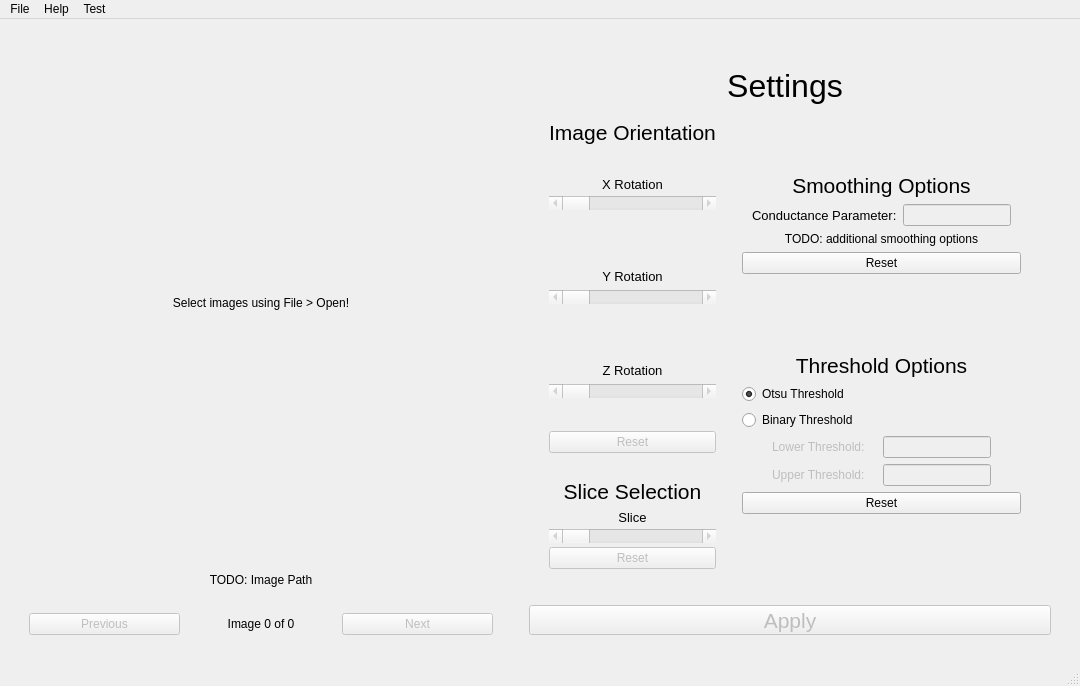
<?xml version="1.0" encoding="UTF-8"?>
<ui version="4.0">
 <class>MainWindow</class>
 <widget class="QMainWindow" name="MainWindow">
  <property name="geometry">
   <rect>
    <x>0</x>
    <y>0</y>
    <width>1080</width>
    <height>686</height>
   </rect>
  </property>
  <property name="windowTitle">
   <string>MainWindow</string>
  </property>
  <widget class="QWidget" name="centralwidget">
   <layout class="QHBoxLayout" name="horizontalLayout">
    <item>
     <layout class="QVBoxLayout" name="image_container" stretch="1,0,0,0,1">
      <property name="sizeConstraint">
       <enum>QLayout::SetDefaultConstraint</enum>
      </property>
      <property name="leftMargin">
       <number>20</number>
      </property>
      <property name="topMargin">
       <number>20</number>
      </property>
      <property name="rightMargin">
       <number>10</number>
      </property>
      <property name="bottomMargin">
       <number>20</number>
      </property>
      <item>
       <widget class="QLabel" name="image">
        <property name="enabled">
         <bool>true</bool>
        </property>
        <property name="minimumSize">
         <size>
          <width>0</width>
          <height>500</height>
         </size>
        </property>
        <property name="statusTip">
         <string>Image path is displayed here.</string>
        </property>
        <property name="text">
         <string>Select images using File &gt; Open!</string>
        </property>
        <property name="scaledContents">
         <bool>true</bool>
        </property>
        <property name="alignment">
         <set>Qt::AlignCenter</set>
        </property>
       </widget>
      </item>
      <item>
       <spacer name="verticalSpacer_12">
        <property name="orientation">
         <enum>Qt::Vertical</enum>
        </property>
        <property name="sizeType">
         <enum>QSizePolicy::Fixed</enum>
        </property>
        <property name="sizeHint" stdset="0">
         <size>
          <width>20</width>
          <height>10</height>
         </size>
        </property>
       </spacer>
      </item>
      <item>
       <widget class="QLabel" name="label_3">
        <property name="text">
         <string>TODO: Image Path</string>
        </property>
        <property name="alignment">
         <set>Qt::AlignCenter</set>
        </property>
       </widget>
      </item>
      <item>
       <spacer name="verticalSpacer_13">
        <property name="orientation">
         <enum>Qt::Vertical</enum>
        </property>
        <property name="sizeType">
         <enum>QSizePolicy::Fixed</enum>
        </property>
        <property name="sizeHint" stdset="0">
         <size>
          <width>20</width>
          <height>20</height>
         </size>
        </property>
       </spacer>
      </item>
      <item>
       <layout class="QHBoxLayout" name="horizontalLayout_2">
        <item>
         <widget class="QPushButton" name="previous_button">
          <property name="enabled">
           <bool>false</bool>
          </property>
          <property name="cursor">
           <cursorShape>OpenHandCursor</cursorShape>
          </property>
          <property name="statusTip">
           <string>Previous image.</string>
          </property>
          <property name="text">
           <string>Previous</string>
          </property>
         </widget>
        </item>
        <item>
         <widget class="QLabel" name="image_num_label">
          <property name="enabled">
           <bool>true</bool>
          </property>
          <property name="text">
           <string>Image 0 of 0</string>
          </property>
          <property name="alignment">
           <set>Qt::AlignCenter</set>
          </property>
         </widget>
        </item>
        <item>
         <widget class="QPushButton" name="next_button">
          <property name="enabled">
           <bool>false</bool>
          </property>
          <property name="cursor">
           <cursorShape>OpenHandCursor</cursorShape>
          </property>
          <property name="statusTip">
           <string>Next image.</string>
          </property>
          <property name="text">
           <string>Next</string>
          </property>
         </widget>
        </item>
       </layout>
      </item>
     </layout>
    </item>
    <item>
     <layout class="QVBoxLayout" name="settings_container">
      <property name="leftMargin">
       <number>20</number>
      </property>
      <property name="topMargin">
       <number>20</number>
      </property>
      <property name="rightMargin">
       <number>20</number>
      </property>
      <property name="bottomMargin">
       <number>20</number>
      </property>
      <item>
       <layout class="QHBoxLayout" name="settings">
        <item>
         <layout class="QVBoxLayout" name="verticalLayout_2">
          <property name="leftMargin">
           <number>10</number>
          </property>
          <property name="topMargin">
           <number>20</number>
          </property>
          <property name="rightMargin">
           <number>20</number>
          </property>
          <property name="bottomMargin">
           <number>20</number>
          </property>
          <item>
           <widget class="QLabel" name="label_6">
            <property name="sizePolicy">
             <sizepolicy hsizetype="Preferred" vsizetype="Fixed">
              <horstretch>0</horstretch>
              <verstretch>0</verstretch>
             </sizepolicy>
            </property>
            <property name="font">
             <font>
              <pointsize>24</pointsize>
              <weight>50</weight>
              <bold>false</bold>
             </font>
            </property>
            <property name="text">
             <string>Settings</string>
            </property>
            <property name="alignment">
             <set>Qt::AlignCenter</set>
            </property>
           </widget>
          </item>
          <item>
           <layout class="QHBoxLayout" name="horizontalLayout_3">
            <item>
             <layout class="QVBoxLayout" name="verticalLayout_12">
              <item>
               <layout class="QVBoxLayout" name="image_orientation">
                <property name="leftMargin">
                 <number>10</number>
                </property>
                <property name="topMargin">
                 <number>10</number>
                </property>
                <property name="rightMargin">
                 <number>10</number>
                </property>
                <property name="bottomMargin">
                 <number>10</number>
                </property>
                <item>
                 <widget class="QLabel" name="label_2">
                  <property name="font">
                   <font>
                    <pointsize>16</pointsize>
                   </font>
                  </property>
                  <property name="text">
                   <string>Image Orientation</string>
                  </property>
                  <property name="alignment">
                   <set>Qt::AlignCenter</set>
                  </property>
                 </widget>
                </item>
                <item>
                 <layout class="QVBoxLayout" name="x_rotation" stretch="0,1,1,0">
                  <property name="spacing">
                   <number>4</number>
                  </property>
                  <property name="leftMargin">
                   <number>0</number>
                  </property>
                  <item>
                   <spacer name="verticalSpacer_8">
                    <property name="orientation">
                     <enum>Qt::Vertical</enum>
                    </property>
                    <property name="sizeHint" stdset="0">
                     <size>
                      <width>20</width>
                      <height>40</height>
                     </size>
                    </property>
                   </spacer>
                  </item>
                  <item>
                   <widget class="QLabel" name="x_rotation_label">
                    <property name="enabled">
                     <bool>true</bool>
                    </property>
                    <property name="font">
                     <font>
                      <pointsize>10</pointsize>
                     </font>
                    </property>
                    <property name="text">
                     <string>X Rotation</string>
                    </property>
                    <property name="alignment">
                     <set>Qt::AlignCenter</set>
                    </property>
                   </widget>
                  </item>
                  <item>
                   <widget class="QScrollBar" name="x_slider">
                    <property name="enabled">
                     <bool>false</bool>
                    </property>
                    <property name="cursor">
                     <cursorShape>ClosedHandCursor</cursorShape>
                    </property>
                    <property name="statusTip">
                     <string>Control X rotation value.</string>
                    </property>
                    <property name="maximum">
                     <number>180</number>
                    </property>
                    <property name="orientation">
                     <enum>Qt::Horizontal</enum>
                    </property>
                   </widget>
                  </item>
                  <item>
                   <spacer name="verticalSpacer_7">
                    <property name="orientation">
                     <enum>Qt::Vertical</enum>
                    </property>
                    <property name="sizeHint" stdset="0">
                     <size>
                      <width>20</width>
                      <height>40</height>
                     </size>
                    </property>
                   </spacer>
                  </item>
                 </layout>
                </item>
                <item>
                 <layout class="QVBoxLayout" name="y_rotation" stretch="0,1,1,0">
                  <item>
                   <spacer name="verticalSpacer_6">
                    <property name="orientation">
                     <enum>Qt::Vertical</enum>
                    </property>
                    <property name="sizeHint" stdset="0">
                     <size>
                      <width>20</width>
                      <height>40</height>
                     </size>
                    </property>
                   </spacer>
                  </item>
                  <item>
                   <widget class="QLabel" name="y_rotation_label">
                    <property name="enabled">
                     <bool>true</bool>
                    </property>
                    <property name="font">
                     <font>
                      <pointsize>10</pointsize>
                     </font>
                    </property>
                    <property name="text">
                     <string>Y Rotation</string>
                    </property>
                    <property name="alignment">
                     <set>Qt::AlignCenter</set>
                    </property>
                   </widget>
                  </item>
                  <item>
                   <widget class="QScrollBar" name="y_slider">
                    <property name="enabled">
                     <bool>false</bool>
                    </property>
                    <property name="cursor">
                     <cursorShape>ClosedHandCursor</cursorShape>
                    </property>
                    <property name="statusTip">
                     <string>Control Y rotation value.</string>
                    </property>
                    <property name="maximum">
                     <number>180</number>
                    </property>
                    <property name="orientation">
                     <enum>Qt::Horizontal</enum>
                    </property>
                   </widget>
                  </item>
                  <item>
                   <spacer name="verticalSpacer_5">
                    <property name="orientation">
                     <enum>Qt::Vertical</enum>
                    </property>
                    <property name="sizeHint" stdset="0">
                     <size>
                      <width>20</width>
                      <height>40</height>
                     </size>
                    </property>
                   </spacer>
                  </item>
                 </layout>
                </item>
                <item>
                 <layout class="QVBoxLayout" name="z_rotation" stretch="0,1,1,0">
                  <item>
                   <spacer name="verticalSpacer_4">
                    <property name="orientation">
                     <enum>Qt::Vertical</enum>
                    </property>
                    <property name="sizeHint" stdset="0">
                     <size>
                      <width>20</width>
                      <height>40</height>
                     </size>
                    </property>
                   </spacer>
                  </item>
                  <item>
                   <widget class="QLabel" name="z_rotation_label">
                    <property name="enabled">
                     <bool>true</bool>
                    </property>
                    <property name="font">
                     <font>
                      <pointsize>10</pointsize>
                     </font>
                    </property>
                    <property name="text">
                     <string>Z Rotation</string>
                    </property>
                    <property name="alignment">
                     <set>Qt::AlignCenter</set>
                    </property>
                   </widget>
                  </item>
                  <item>
                   <widget class="QScrollBar" name="z_slider">
                    <property name="enabled">
                     <bool>false</bool>
                    </property>
                    <property name="cursor">
                     <cursorShape>ClosedHandCursor</cursorShape>
                    </property>
                    <property name="statusTip">
                     <string>Control Z rotation value.</string>
                    </property>
                    <property name="maximum">
                     <number>180</number>
                    </property>
                    <property name="orientation">
                     <enum>Qt::Horizontal</enum>
                    </property>
                   </widget>
                  </item>
                  <item>
                   <spacer name="verticalSpacer_3">
                    <property name="orientation">
                     <enum>Qt::Vertical</enum>
                    </property>
                    <property name="sizeHint" stdset="0">
                     <size>
                      <width>20</width>
                      <height>40</height>
                     </size>
                    </property>
                   </spacer>
                  </item>
                 </layout>
                </item>
                <item>
                 <widget class="QPushButton" name="reset_button">
                  <property name="enabled">
                   <bool>false</bool>
                  </property>
                  <property name="cursor">
                   <cursorShape>OpenHandCursor</cursorShape>
                  </property>
                  <property name="statusTip">
                   <string>Reset rotation and slice values to 0 (default) for the current image.</string>
                  </property>
                  <property name="text">
                   <string>Reset</string>
                  </property>
                 </widget>
                </item>
               </layout>
              </item>
              <item>
               <layout class="QVBoxLayout" name="verticalLayout_20">
                <property name="leftMargin">
                 <number>10</number>
                </property>
                <property name="topMargin">
                 <number>10</number>
                </property>
                <property name="rightMargin">
                 <number>10</number>
                </property>
                <property name="bottomMargin">
                 <number>10</number>
                </property>
                <item>
                 <widget class="QLabel" name="label">
                  <property name="sizePolicy">
                   <sizepolicy hsizetype="Preferred" vsizetype="Preferred">
                    <horstretch>0</horstretch>
                    <verstretch>0</verstretch>
                   </sizepolicy>
                  </property>
                  <property name="font">
                   <font>
                    <pointsize>16</pointsize>
                   </font>
                  </property>
                  <property name="text">
                   <string>Slice Selection</string>
                  </property>
                  <property name="alignment">
                   <set>Qt::AlignCenter</set>
                  </property>
                 </widget>
                </item>
                <item>
                 <layout class="QVBoxLayout" name="slice_selection" stretch="0,0,1,0,0">
                  <property name="spacing">
                   <number>4</number>
                  </property>
                  <property name="leftMargin">
                   <number>0</number>
                  </property>
                  <item>
                   <spacer name="verticalSpacer_2">
                    <property name="orientation">
                     <enum>Qt::Vertical</enum>
                    </property>
                    <property name="sizeHint" stdset="0">
                     <size>
                      <width>20</width>
                      <height>40</height>
                     </size>
                    </property>
                   </spacer>
                  </item>
                  <item>
                   <widget class="QLabel" name="slice_num_label">
                    <property name="enabled">
                     <bool>true</bool>
                    </property>
                    <property name="font">
                     <font>
                      <pointsize>10</pointsize>
                     </font>
                    </property>
                    <property name="text">
                     <string>Slice</string>
                    </property>
                    <property name="alignment">
                     <set>Qt::AlignCenter</set>
                    </property>
                   </widget>
                  </item>
                  <item>
                   <widget class="QScrollBar" name="slice_slider">
                    <property name="enabled">
                     <bool>false</bool>
                    </property>
                    <property name="sizePolicy">
                     <sizepolicy hsizetype="Minimum" vsizetype="Fixed">
                      <horstretch>0</horstretch>
                      <verstretch>0</verstretch>
                     </sizepolicy>
                    </property>
                    <property name="cursor">
                     <cursorShape>ClosedHandCursor</cursorShape>
                    </property>
                    <property name="statusTip">
                     <string>Control slice number.</string>
                    </property>
                    <property name="maximum">
                     <number>180</number>
                    </property>
                    <property name="orientation">
                     <enum>Qt::Horizontal</enum>
                    </property>
                   </widget>
                  </item>
                  <item>
                   <spacer name="verticalSpacer">
                    <property name="orientation">
                     <enum>Qt::Vertical</enum>
                    </property>
                    <property name="sizeHint" stdset="0">
                     <size>
                      <width>20</width>
                      <height>40</height>
                     </size>
                    </property>
                   </spacer>
                  </item>
                  <item>
                   <widget class="QPushButton" name="pushButton">
                    <property name="enabled">
                     <bool>false</bool>
                    </property>
                    <property name="text">
                     <string>Reset</string>
                    </property>
                   </widget>
                  </item>
                 </layout>
                </item>
               </layout>
              </item>
             </layout>
            </item>
            <item>
             <layout class="QVBoxLayout" name="verticalLayout_4">
              <item>
               <layout class="QVBoxLayout" name="verticalLayout_5">
                <property name="leftMargin">
                 <number>10</number>
                </property>
                <property name="topMargin">
                 <number>10</number>
                </property>
                <property name="rightMargin">
                 <number>10</number>
                </property>
                <property name="bottomMargin">
                 <number>10</number>
                </property>
                <item>
                 <widget class="QLabel" name="label_4">
                  <property name="sizePolicy">
                   <sizepolicy hsizetype="Preferred" vsizetype="Fixed">
                    <horstretch>0</horstretch>
                    <verstretch>0</verstretch>
                   </sizepolicy>
                  </property>
                  <property name="font">
                   <font>
                    <pointsize>16</pointsize>
                   </font>
                  </property>
                  <property name="text">
                   <string>Smoothing Options</string>
                  </property>
                  <property name="alignment">
                   <set>Qt::AlignCenter</set>
                  </property>
                 </widget>
                </item>
                <item>
                 <layout class="QHBoxLayout" name="horizontalLayout_4">
                  <property name="sizeConstraint">
                   <enum>QLayout::SetDefaultConstraint</enum>
                  </property>
                  <property name="leftMargin">
                   <number>10</number>
                  </property>
                  <property name="rightMargin">
                   <number>10</number>
                  </property>
                  <item>
                   <widget class="QLabel" name="label_7">
                    <property name="enabled">
                     <bool>true</bool>
                    </property>
                    <property name="font">
                     <font>
                      <pointsize>10</pointsize>
                     </font>
                    </property>
                    <property name="text">
                     <string>Conductance Parameter:</string>
                    </property>
                    <property name="margin">
                     <number>10</number>
                    </property>
                   </widget>
                  </item>
                  <item>
                   <widget class="QLineEdit" name="lineEdit">
                    <property name="enabled">
                     <bool>false</bool>
                    </property>
                    <property name="sizePolicy">
                     <sizepolicy hsizetype="Fixed" vsizetype="Fixed">
                      <horstretch>0</horstretch>
                      <verstretch>0</verstretch>
                     </sizepolicy>
                    </property>
                    <property name="minimumSize">
                     <size>
                      <width>25</width>
                      <height>0</height>
                     </size>
                    </property>
                   </widget>
                  </item>
                 </layout>
                </item>
                <item>
                 <widget class="QLabel" name="label_8">
                  <property name="sizePolicy">
                   <sizepolicy hsizetype="Preferred" vsizetype="Fixed">
                    <horstretch>0</horstretch>
                    <verstretch>0</verstretch>
                   </sizepolicy>
                  </property>
                  <property name="text">
                   <string>TODO: additional smoothing options</string>
                  </property>
                  <property name="alignment">
                   <set>Qt::AlignCenter</set>
                  </property>
                 </widget>
                </item>
                <item>
                 <widget class="QPushButton" name="pushButton_2">
                  <property name="text">
                   <string>Reset</string>
                  </property>
                 </widget>
                </item>
               </layout>
              </item>
              <item>
               <layout class="QVBoxLayout" name="verticalLayout_6">
                <property name="leftMargin">
                 <number>10</number>
                </property>
                <property name="topMargin">
                 <number>10</number>
                </property>
                <property name="rightMargin">
                 <number>10</number>
                </property>
                <property name="bottomMargin">
                 <number>10</number>
                </property>
                <item>
                 <widget class="QLabel" name="label_5">
                  <property name="sizePolicy">
                   <sizepolicy hsizetype="Preferred" vsizetype="Fixed">
                    <horstretch>0</horstretch>
                    <verstretch>0</verstretch>
                   </sizepolicy>
                  </property>
                  <property name="font">
                   <font>
                    <pointsize>16</pointsize>
                   </font>
                  </property>
                  <property name="text">
                   <string>Threshold Options</string>
                  </property>
                  <property name="alignment">
                   <set>Qt::AlignCenter</set>
                  </property>
                 </widget>
                </item>
                <item>
                 <widget class="QRadioButton" name="radioButton">
                  <property name="enabled">
                   <bool>true</bool>
                  </property>
                  <property name="cursor">
                   <cursorShape>ArrowCursor</cursorShape>
                  </property>
                  <property name="text">
                   <string>Otsu Threshold</string>
                  </property>
                  <property name="checked">
                   <bool>true</bool>
                  </property>
                 </widget>
                </item>
                <item>
                 <widget class="QRadioButton" name="radioButton_2">
                  <property name="enabled">
                   <bool>true</bool>
                  </property>
                  <property name="text">
                   <string>Binary Threshold</string>
                  </property>
                 </widget>
                </item>
                <item>
                 <layout class="QVBoxLayout" name="verticalLayout_8">
                  <property name="leftMargin">
                   <number>30</number>
                  </property>
                  <property name="rightMargin">
                   <number>30</number>
                  </property>
                  <item>
                   <layout class="QHBoxLayout" name="horizontalLayout_5">
                    <item>
                     <widget class="QLabel" name="label_9">
                      <property name="enabled">
                       <bool>false</bool>
                      </property>
                      <property name="text">
                       <string>Lower Threshold:</string>
                      </property>
                     </widget>
                    </item>
                    <item>
                     <widget class="QLineEdit" name="lineEdit_2">
                      <property name="enabled">
                       <bool>false</bool>
                      </property>
                      <property name="sizePolicy">
                       <sizepolicy hsizetype="Fixed" vsizetype="Fixed">
                        <horstretch>0</horstretch>
                        <verstretch>0</verstretch>
                       </sizepolicy>
                      </property>
                      <property name="minimumSize">
                       <size>
                        <width>25</width>
                        <height>0</height>
                       </size>
                      </property>
                     </widget>
                    </item>
                   </layout>
                  </item>
                  <item>
                   <layout class="QHBoxLayout" name="horizontalLayout_6">
                    <item>
                     <widget class="QLabel" name="label_10">
                      <property name="enabled">
                       <bool>false</bool>
                      </property>
                      <property name="text">
                       <string>Upper Threshold:</string>
                      </property>
                     </widget>
                    </item>
                    <item>
                     <widget class="QLineEdit" name="lineEdit_3">
                      <property name="enabled">
                       <bool>false</bool>
                      </property>
                      <property name="sizePolicy">
                       <sizepolicy hsizetype="Fixed" vsizetype="Fixed">
                        <horstretch>0</horstretch>
                        <verstretch>0</verstretch>
                       </sizepolicy>
                      </property>
                      <property name="minimumSize">
                       <size>
                        <width>25</width>
                        <height>0</height>
                       </size>
                      </property>
                     </widget>
                    </item>
                   </layout>
                  </item>
                 </layout>
                </item>
                <item>
                 <widget class="QPushButton" name="pushButton_3">
                  <property name="text">
                   <string>Reset</string>
                  </property>
                 </widget>
                </item>
               </layout>
              </item>
             </layout>
            </item>
           </layout>
          </item>
         </layout>
        </item>
       </layout>
      </item>
      <item>
       <widget class="QPushButton" name="apply_button">
        <property name="enabled">
         <bool>false</bool>
        </property>
        <property name="sizePolicy">
         <sizepolicy hsizetype="Minimum" vsizetype="Fixed">
          <horstretch>0</horstretch>
          <verstretch>0</verstretch>
         </sizepolicy>
        </property>
        <property name="minimumSize">
         <size>
          <width>0</width>
          <height>30</height>
         </size>
        </property>
        <property name="font">
         <font>
          <pointsize>16</pointsize>
         </font>
        </property>
        <property name="cursor">
         <cursorShape>OpenHandCursor</cursorShape>
        </property>
        <property name="statusTip">
         <string>Compute circumference using current settings.</string>
        </property>
        <property name="text">
         <string>Apply</string>
        </property>
       </widget>
      </item>
     </layout>
    </item>
   </layout>
  </widget>
  <widget class="QMenuBar" name="menubar">
   <property name="geometry">
    <rect>
     <x>0</x>
     <y>0</y>
     <width>1080</width>
     <height>18</height>
    </rect>
   </property>
   <property name="nativeMenuBar">
    <bool>false</bool>
   </property>
   <widget class="QMenu" name="menu_file">
    <property name="title">
     <string>File</string>
    </property>
    <widget class="QMenu" name="action_export">
     <property name="toolTip">
      <string extracomment="Export slice data to CSV or to image format.">Export slice data to CSV or to image format.</string>
     </property>
     <property name="statusTip">
      <string extracomment="Export slice data to CSV or to image format.">Export slice data to CSV or to image format.</string>
     </property>
     <property name="title">
      <string>Export</string>
     </property>
     <addaction name="action_export_csv"/>
     <addaction name="separator"/>
     <addaction name="action_export_png"/>
     <addaction name="action_export_jpg"/>
     <addaction name="action_export_bmp"/>
     <addaction name="action_export_ppm"/>
     <addaction name="action_export_xbm"/>
     <addaction name="action_export_xpm"/>
    </widget>
    <addaction name="action_open"/>
    <addaction name="action_add_images"/>
    <addaction name="action_remove_image"/>
    <addaction name="action_export"/>
    <addaction name="action_exit"/>
   </widget>
   <widget class="QMenu" name="menu_help">
    <property name="title">
     <string>Help</string>
    </property>
    <addaction name="action_github"/>
    <addaction name="action_documentation"/>
   </widget>
   <widget class="QMenu" name="menuTest">
    <property name="title">
     <string>Test</string>
    </property>
    <addaction name="action_test_show_resource"/>
   </widget>
   <addaction name="menu_file"/>
   <addaction name="menu_help"/>
   <addaction name="menuTest"/>
  </widget>
  <widget class="QStatusBar" name="statusbar"/>
  <action name="action_documentation">
   <property name="text">
    <string>Documentation</string>
   </property>
   <property name="statusTip">
    <string>Open documentation website in web browser.</string>
   </property>
   <property name="shortcut">
    <string>Ctrl+D</string>
   </property>
  </action>
  <action name="action_exit">
   <property name="text">
    <string>Exit</string>
   </property>
   <property name="statusTip">
    <string>Exit.</string>
   </property>
   <property name="shortcut">
    <string>Ctrl+W</string>
   </property>
  </action>
  <action name="action_open">
   <property name="text">
    <string>Open</string>
   </property>
   <property name="statusTip">
    <string>Select file(s) to be opened in .nrrd, .nii.gz, or .nii.gz formats.</string>
   </property>
   <property name="shortcut">
    <string>Ctrl+O</string>
   </property>
  </action>
  <action name="action_add_images">
   <property name="text">
    <string>Add Images</string>
   </property>
   <property name="statusTip">
    <string>Add image(s) to the end of the list. No duplicates.</string>
   </property>
   <property name="shortcut">
    <string>Ctrl+A</string>
   </property>
  </action>
  <action name="action_remove_image">
   <property name="enabled">
    <bool>false</bool>
   </property>
   <property name="text">
    <string>Remove Image</string>
   </property>
   <property name="toolTip">
    <string>Remove currently loaded image from the list. Does not delete the file from disk.</string>
   </property>
   <property name="statusTip">
    <string>Remove currently loaded image from the list. Does not delete the file from disk.</string>
   </property>
   <property name="shortcut">
    <string>Ctrl+R</string>
   </property>
  </action>
  <action name="action_export_png">
   <property name="enabled">
    <bool>false</bool>
   </property>
   <property name="text">
    <string>PNG</string>
   </property>
   <property name="toolTip">
    <string extracomment="Export slice as PNG.">Export slice as PNG.</string>
   </property>
   <property name="statusTip">
    <string extracomment="Export slice as PNG.">Export slice as PNG.</string>
   </property>
   <property name="shortcut">
    <string>Ctrl+P</string>
   </property>
  </action>
  <action name="action_export_jpg">
   <property name="enabled">
    <bool>false</bool>
   </property>
   <property name="text">
    <string>JPG</string>
   </property>
   <property name="toolTip">
    <string extracomment="Export slice as JPG.">Export slice as JPG.</string>
   </property>
   <property name="statusTip">
    <string extracomment="Export slice as JPG.">Export slice as JPG.</string>
   </property>
   <property name="shortcut">
    <string>Ctrl+J</string>
   </property>
  </action>
  <action name="action_export_csv">
   <property name="enabled">
    <bool>false</bool>
   </property>
   <property name="text">
    <string>CSV</string>
   </property>
   <property name="toolTip">
    <string extracomment="Click Apply to enable this option.">Click Apply to enable this option.</string>
   </property>
   <property name="statusTip">
    <string extracomment="Click Apply to enable this option.">Click Apply to enable this option.</string>
   </property>
   <property name="shortcut">
    <string>Ctrl+E</string>
   </property>
  </action>
  <action name="action_export_bmp">
   <property name="enabled">
    <bool>false</bool>
   </property>
   <property name="text">
    <string>BMP</string>
   </property>
   <property name="toolTip">
    <string extracomment="Export slice as BMP.">Export slice as BMP.</string>
   </property>
   <property name="statusTip">
    <string extracomment="Export slice as BMP.">Export slice as BMP.</string>
   </property>
   <property name="shortcut">
    <string>Ctrl+B</string>
   </property>
  </action>
  <action name="action_export_ppm">
   <property name="enabled">
    <bool>false</bool>
   </property>
   <property name="text">
    <string>PPM</string>
   </property>
   <property name="toolTip">
    <string extracomment="Export slice as PPM.">Export slice as PPM.</string>
   </property>
   <property name="statusTip">
    <string extracomment="Export slice as PPM.">Export slice as PPM.</string>
   </property>
  </action>
  <action name="action_export_xbm">
   <property name="enabled">
    <bool>false</bool>
   </property>
   <property name="text">
    <string>XBM</string>
   </property>
   <property name="toolTip">
    <string extracomment="Export slice as XBM.">Export slice as XBM.</string>
   </property>
   <property name="statusTip">
    <string extracomment="Export slice as XBM.">Export slice as XBM.</string>
   </property>
  </action>
  <action name="action_export_xpm">
   <property name="enabled">
    <bool>false</bool>
   </property>
   <property name="text">
    <string>XPM</string>
   </property>
   <property name="toolTip">
    <string extracomment="Export slice as XPM.">Export slice as XPM.</string>
   </property>
   <property name="statusTip">
    <string extracomment="Export slice as XPM.">Export slice as XPM.</string>
   </property>
  </action>
  <action name="action_github">
   <property name="text">
    <string>GitHub</string>
   </property>
   <property name="statusTip">
    <string>Open GitHub page in web browser.</string>
   </property>
   <property name="shortcut">
    <string>Ctrl+G</string>
   </property>
  </action>
  <action name="action_test_show_resource">
   <property name="text">
    <string>Test show resource</string>
   </property>
   <property name="statusTip">
    <string>Test displaying a resource (help.svg).</string>
   </property>
   <property name="shortcut">
    <string>Ctrl+T</string>
   </property>
  </action>
 </widget>
 <resources/>
 <connections/>
</ui>
